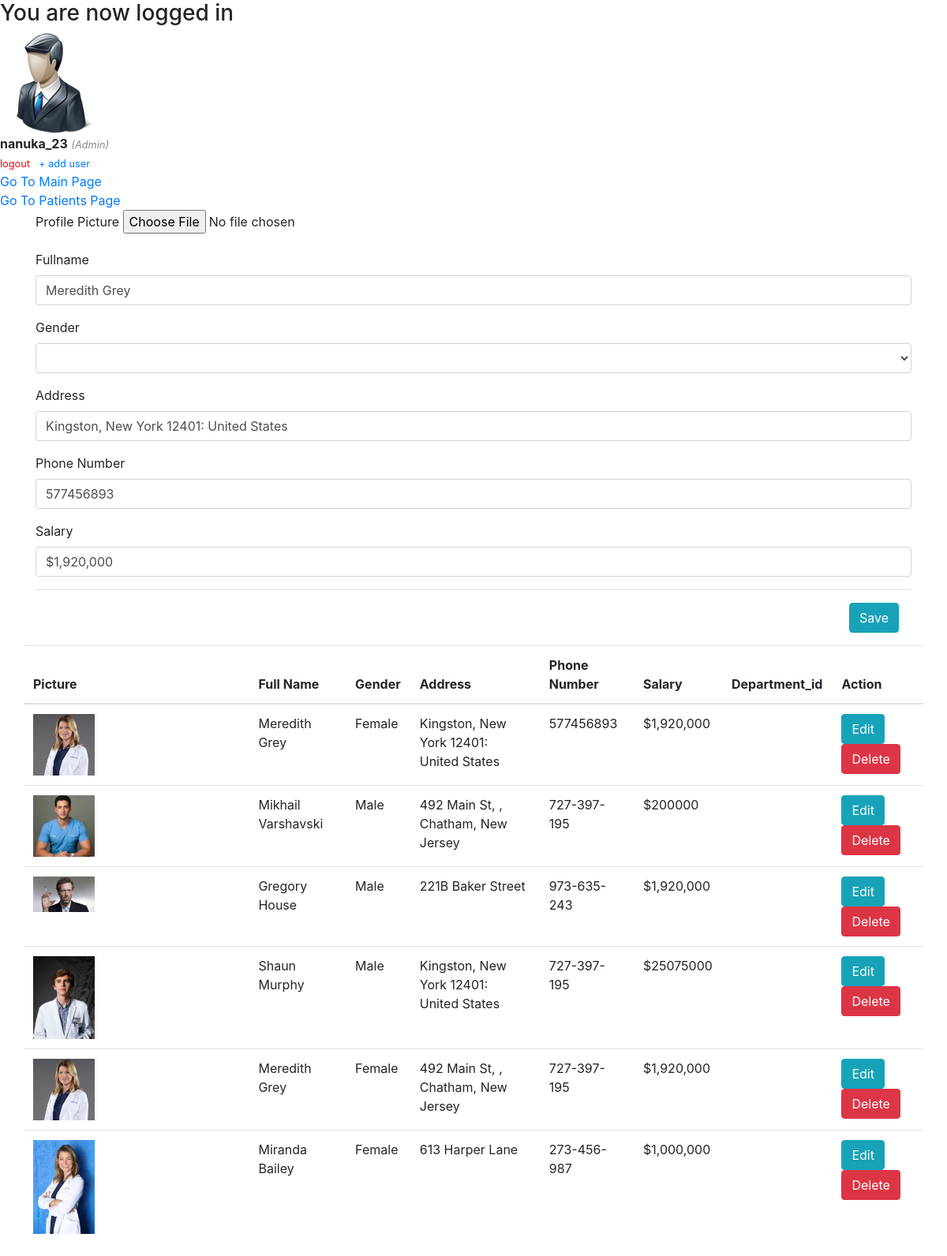
The app's page /admin/addDoctors.php?edit=15 (signed in) with its own data.
### tables this page shows
CREATE TABLE `doctors` (
  `image` varchar(200) NOT NULL,
  `Doctor_id` int(11) NOT NULL,
  `doctor_name` varchar(50) NOT NULL,
  `Gender` enum('Male','Female') NOT NULL,
  `Address` varchar(50) NOT NULL,
  `phonenumber` varchar(15) NOT NULL,
  `salary` varchar(10) NOT NULL,
  `Department_id` int(11) DEFAULT NULL
);

### admin/process.php (called while the page is built, shortened)
<?php
$mysqli= new mysqli('localhost', 'root', '','medclinic_db') or die(mysqli_error($mysqli));
if(isset($_GET['edit'])){
    $id=$_GET['edit'];
    $update=true;
    $result=$mysqli->query("SELECT * FROM doctors WHERE Doctor_id='$id'") or die($mysqli->error());
    if(count($result)==1){
        $row=$result->fetch_array();
        $doctor_name=$row['doctor_name'];
        $gender=$row['Gender'];
        $address=$row['Address'];
        $phoneNumber=$row['phonenumber'];
        $salary=$row['salary'];
    }
}

### admin/addDoctors.php (the view, shortened to what this page needs)
<!doctype html>
<html lang="en">
  <head>
    <link rel="stylesheet" href="https://stackpath.bootstrapcdn.com/bootstrap/4.3.1/css/bootstrap.min.css">
  </head>
  <body>
  <div class="content">
		<?php if (isset($_SESSION['success'])) : ?>
			<div class="error success" >
				<h3>
					<?php
						echo $_SESSION['success'];
					?>
				</h3>
			</div>
		<?php endif ?>
		<div class="profile_info">
			<img src="../images/admin_profile.png"  >
			<div>
				<?php  if (isset($_SESSION['user'])) : ?>
					<strong><?php echo $_SESSION['user']['username']; ?></strong>
					<small>
						<i  style="color: #888;">(<?php echo ucfirst($_SESSION['user']['user_type']); ?>)</i>
						<br>
						<a href="adddoctors.php?logout='1'" style="color: red;">logout</a>
            &nbsp; <a href="create_user.php"> + add user</a>
					</small>
				<?php endif ?>
			</div>
		</div>
<div><a href="../index.php">Go To Main Page</a></div>
<div><a href="patients.php">Go To Patients Page</a></div>
	</div>
  <?php require_once 'process.php'; ?>
  <div class="container">
      <div class=" justify-content-center">
      <form action="process.php" method="POST" enctype="multipart/form-data">
      <div class="form-group">
      <label for="image">Profile Picture</label>
  	  <input type="file" name="image"  value="<?php echo $image; ?>">
    	</div>
          <div class="form-group">
          <label for="doctor_name">Fullname</label>
          <input type="text" name="doctor_name" class="form-control"
          value="<?php echo $doctor_name; ?>" placeholder="Enter the name" required>
          </div>
          <div class="form-group">
          <label for="gender">Gender</label>
          <select name="gender" class="form-control" required>
          <option value="<?php echo $gender; ?>"></option>
            <option value="male" >male</option>
           </select>
            </div>
            <div class="form-group">
          <label for="address">Address</label>
          <input type="text" name="address" class="form-control"
           value="<?php echo $address; ?>" placeholder="Enter the Address" required>
            </div>
            <div class="form-group">
          <label for="phone">Phone Number</label>
          <input type="tel" name="phone" class="form-control" class="form-control"
          value="<?php echo $phoneNumber; ?>" placeholder="Enter Phone Number" required>
          </div>
            <div class="form-group">
          <label for="salary">Salary</label>
          <input type="text" class="form-control" value="<?php echo $salary; ?>" placeholder="Enter Salary" name="salary" required>
          </div>
            <div class="modal-footer">
            <?php if($update==true): ?>
              <button class="btn btn-info" type="submit" name="update">Save</button>
              <?php else: ?>
          <button class="btn btn-primary" type="submit" name="save">Add</button>
              <?php endif; ?>
          </div>
        </form>
        </div>
        <?php
        $mysqli=new mysqli('localhost','root','','medclinic_db') or die(mysqli_error($mysqli));
        $result=$mysqli->query("SELECT * FROM doctors") or die($mysqli->error);
        ?>
          <div class="row justify-content-center">
          <table class="table">
          <thead>
          <tr>
            <th>Picture</th>
          <th>Full Name</th>
          <th>Gender</th>
          <th>Address</th>
          <th>Phone Number</th>
          <th>Salary</th>
          <th>Department_id</th>
          <th collspan="2">Action</th>
          </tr>
          </thead>
          <?php
          while($row=$result->fetch_assoc()): ?>
          <tr>
          <td class="size"><?php echo "<img src='images/".$row['image']."' >" ?></td>
          <td><?php echo $row['doctor_name'] ?></td>
          <td><?php echo $row['Gender'] ?></td>
          <td><?php echo $row['Address'] ?></td>
          <td><?php echo $row['phonenumber'] ?></td>
          <td><?php echo $row['salary'] ?></td>
          <td><?php echo $row['Department_id'] ?></td>
          <td>
          <a href="addDoctors.php?edit=<?php echo $row['Doctor_id']; ?>"
          class="btn btn-info">Edit</a>
          <a href="process.php?delete=<?php echo $row['Doctor_id']; ?>"
          class="btn btn-danger">Delete</a>
          </td>
          </tr>
          <?php endwhile; ?>
          </table>
          </div>
</div>
  </body>
</html>

### admin/addDoctors.php (style rules this page uses)
.size img { width:30%; }

### records on screen
doctors: doctor_name "Meredith Grey", address "Kingston, New York 12401: United States", phone "577456893", salary "$1,920,000", image (picture), Gender "Female", Address "Kingston, New York 12401: United States", phonenumber "577456893"
doctors: image (picture), doctor_name "Mikhail Varshavski", Gender "Male", Address "492 Main St, , Chatham, New Jersey", phonenumber "727-397-195", salary "$200000"
doctors: image (picture), doctor_name "Gregory House", Gender "Male", Address "221B Baker Street", phonenumber "973-635-243", salary "$1,920,000"
doctors: image (picture), doctor_name "Shaun Murphy", Gender "Male", Address "Kingston, New York 12401: United States", phonenumber "727-397-195", salary "$25075000"
doctors: image (picture), doctor_name "Meredith Grey", Gender "Female", Address "492 Main St, , Chatham, New Jersey", phonenumber "727-397-195", salary "$1,920,000"
doctors: image (picture), doctor_name "Miranda Bailey", Gender "Female", Address "613 Harper Lane", phonenumber "273-456-987", salary "$1,000,000"

### other values on screen
$_SESSION['success'] "You are now logged in"
$_SESSION['user']['username'] "nanuka_23"
$_SESSION['user']['user_type'] "Admin"
